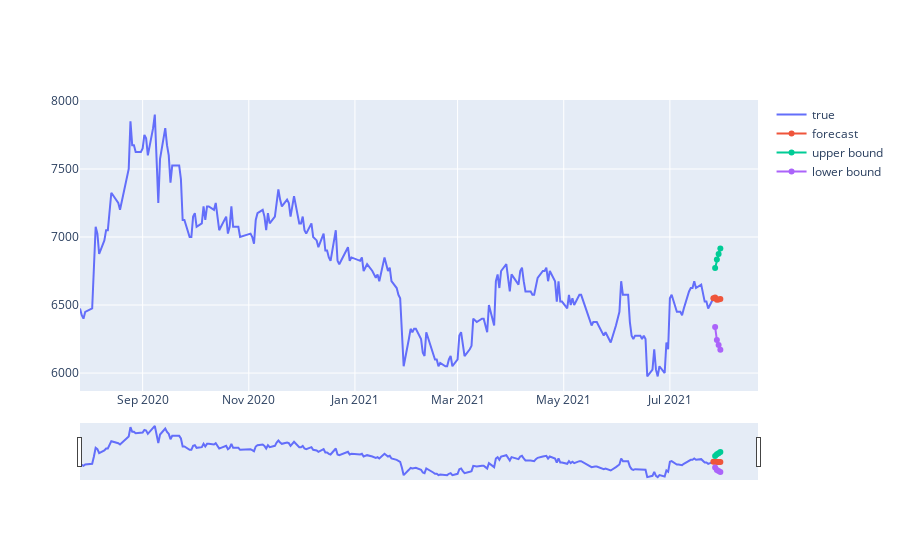

The notebook cell this image was saved under:
### Code cell
fig= go.Figure(go.Scatter(name='true', x=df['Date'], y=df['Close']))
fig.add_trace(go.Scatter(name='forecast', x=df_sales_F['Date'],y=df_sales_F['Close']))
fig.add_trace(go.Scatter(name='upper bound', x= df_forecast['Date'],y=df_forecast['upper']))
fig.add_trace(go.Scatter(name='lower bound', x= df_forecast['Date'],y=df_forecast['lower']))

fig.update_xaxes(rangeslider_visible=True)
fig.show()

### Figure 1 — Plotly figure (JSON) as saved in the notebook; plotly's stock layout.template omitted (floating-point values rounded to 4 significant figures; data arrays with more than 128 entries replaced by an {"elided": "..."} marker saying what was removed)
{"data": [{"name": "true", "type": "scatter", "x": {"elided": "240 str values"}, "y": {"elided": "240 int values"}}, {"name": "forecast", "type": "scatter", "x": ["2021-07-26T00:00:00", "2021-07-27T00:00:00", "2021-07-28T00:00:00", "2021-07-29T00:00:00", "2021-07-30T00:00:00"], "y": [6550, 6555.0, 6539.0, 6540.0, 6544.0]}, {"name": "upper bound", "type": "scatter", "x": ["2021-07-27T00:00:00", "2021-07-28T00:00:00", "2021-07-29T00:00:00", "2021-07-30T00:00:00"], "y": [6773.0, 6835.0, 6874.0, 6916.0]}, {"name": "lower bound", "type": "scatter", "x": ["2021-07-27T00:00:00", "2021-07-28T00:00:00", "2021-07-29T00:00:00", "2021-07-30T00:00:00"], "y": [6338.0, 6243.0, 6205.0, 6172.0]}], "layout": {"xaxis": {"rangeslider": {"visible": true}}}}
